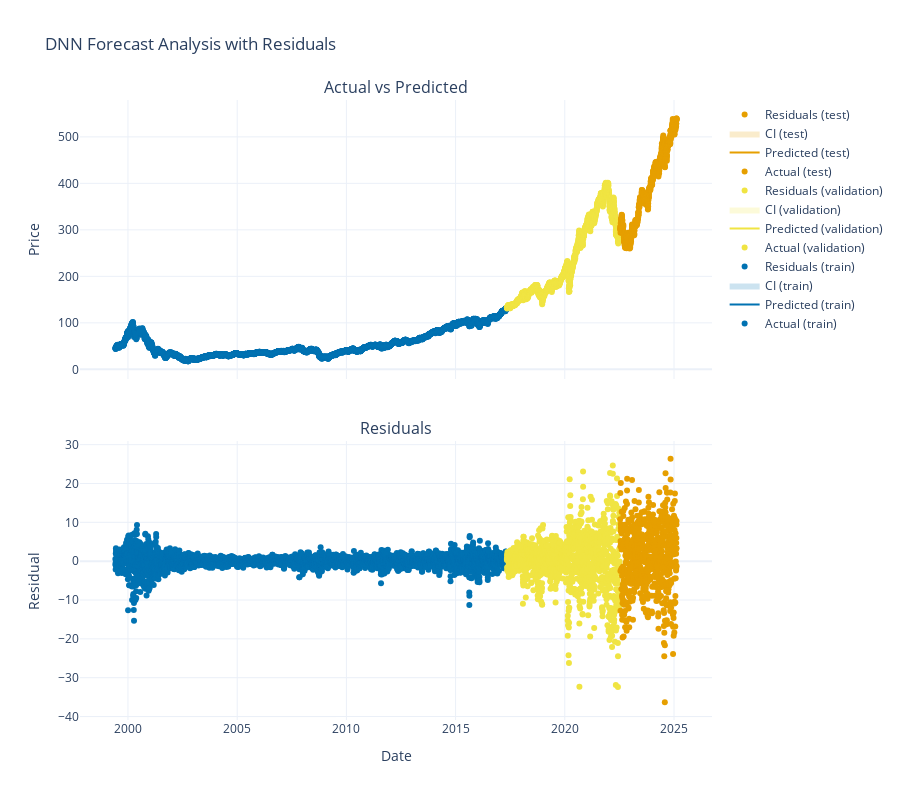

Notebook code cell kept with this figure:
### Code cell
# Plot results
fig = plot_dnn_analysis(dnn_df_clean)
fig.show()

### Figure 1 — Plotly figure (JSON) as saved in the notebook; plotly's stock layout.template omitted (floating-point values rounded to 4 significant figures; data arrays with more than 128 entries replaced by an {"elided": "..."} marker saying what was removed)
{"data": [{"marker": {"color": "rgb(0, 114, 178)"}, "mode": "markers", "name": "Actual (train)", "type": "scatter", "x": {"elided": "4509 str values"}, "xaxis": "x", "y": {"elided": "4509 float values"}, "yaxis": "y"}, {"line": {"color": "rgb(0, 114, 178)"}, "mode": "lines", "name": "Predicted (train)", "type": "scatter", "x": {"elided": "4509 str values"}, "xaxis": "x", "y": {"elided": "4509 float values"}, "yaxis": "y"}, {"line": {"width": 0}, "mode": "lines", "showlegend": false, "type": "scatter", "x": {"elided": "4509 str values"}, "xaxis": "x", "y": {"elided": "4509 float values"}, "yaxis": "y"}, {"fill": "tonexty", "fillcolor": "rgba(0, 114, 178, 0.2)", "line": {"width": 0}, "mode": "lines", "name": "CI (train)", "type": "scatter", "x": {"elided": "4509 str values"}, "xaxis": "x", "y": {"elided": "4509 float values"}, "yaxis": "y"}, {"marker": {"color": "rgb(0, 114, 178)"}, "mode": "markers", "name": "Residuals (train)", "type": "scatter", "x": {"elided": "4509 str values"}, "xaxis": "x2", "y": {"elided": "4509 float values"}, "yaxis": "y2"}, {"marker": {"color": "rgb(240, 228, 66)"}, "mode": "markers", "name": "Actual (validation)", "type": "scatter", "x": {"elided": "1306 str values"}, "xaxis": "x", "y": {"elided": "1306 float values"}, "yaxis": "y"}, {"line": {"color": "rgb(240, 228, 66)"}, "mode": "lines", "name": "Predicted (validation)", "type": "scatter", "x": {"elided": "1306 str values"}, "xaxis": "x", "y": {"elided": "1306 float values"}, "yaxis": "y"}, {"line": {"width": 0}, "mode": "lines", "showlegend": false, "type": "scatter", "x": {"elided": "1306 str values"}, "xaxis": "x", "y": {"elided": "1306 float values"}, "yaxis": "y"}, {"fill": "tonexty", "fillcolor": "rgba(240, 228, 66, 0.2)", "line": {"width": 0}, "mode": "lines", "name": "CI (validation)", "type": "scatter", "x": {"elided": "1306 str values"}, "xaxis": "x", "y": {"elided": "1306 float values"}, "yaxis": "y"}, {"marker": {"color": "rgb(240, 228, 66)"}, "mode": "markers", "name": "Residuals (validation)", "type": "scatter", "x": {"elided": "1306 str values"}, "xaxis": "x2", "y": {"elided": "1306 float values"}, "yaxis": "y2"}, {"marker": {"color": "rgb(230, 159, 0)"}, "mode": "markers", "name": "Actual (test)", "type": "scatter", "x": {"elided": "650 str values"}, "xaxis": "x", "y": {"elided": "650 float values"}, "yaxis": "y"}, {"line": {"color": "rgb(230, 159, 0)"}, "mode": "lines", "name": "Predicted (test)", "type": "scatter", "x": {"elided": "650 str values"}, "xaxis": "x", "y": {"elided": "650 float values"}, "yaxis": "y"}, {"line": {"width": 0}, "mode": "lines", "showlegend": false, "type": "scatter", "x": {"elided": "650 str values"}, "xaxis": "x", "y": {"elided": "650 float values"}, "yaxis": "y"}, {"fill": "tonexty", "fillcolor": "rgba(230, 159, 0, 0.2)", "line": {"width": 0}, "mode": "lines", "name": "CI (test)", "type": "scatter", "x": {"elided": "650 str values"}, "xaxis": "x", "y": {"elided": "650 float values"}, "yaxis": "y"}, {"marker": {"color": "rgb(230, 159, 0)"}, "mode": "markers", "name": "Residuals (test)", "type": "scatter", "x": {"elided": "650 str values"}, "xaxis": "x2", "y": {"elided": "650 float values"}, "yaxis": "y2"}], "layout": {"annotations": [{"font": {"size": 16}, "showarrow": false, "text": "Actual vs Predicted", "x": 0.5, "xanchor": "center", "xref": "paper", "y": 1, "yanchor": "bottom", "yref": "paper"}, {"font": {"size": 16}, "showarrow": false, "text": "Residuals", "x": 0.5, "xanchor": "center", "xref": "paper", "y": 0.45, "yanchor": "bottom", "yref": "paper"}], "height": 800, "showlegend": true, "title": {"text": "DNN Forecast Analysis with Residuals"}, "xaxis": {"anchor": "y", "domain": [0, 1], "matches": "x2", "showticklabels": false}, "xaxis2": {"anchor": "y2", "domain": [0, 1], "title": {"text": "Date"}}, "yaxis": {"anchor": "x", "domain": [0.55, 1], "title": {"text": "Price"}}, "yaxis2": {"anchor": "x2", "domain": [0, 0.45], "title": {"text": "Residual"}}}}
